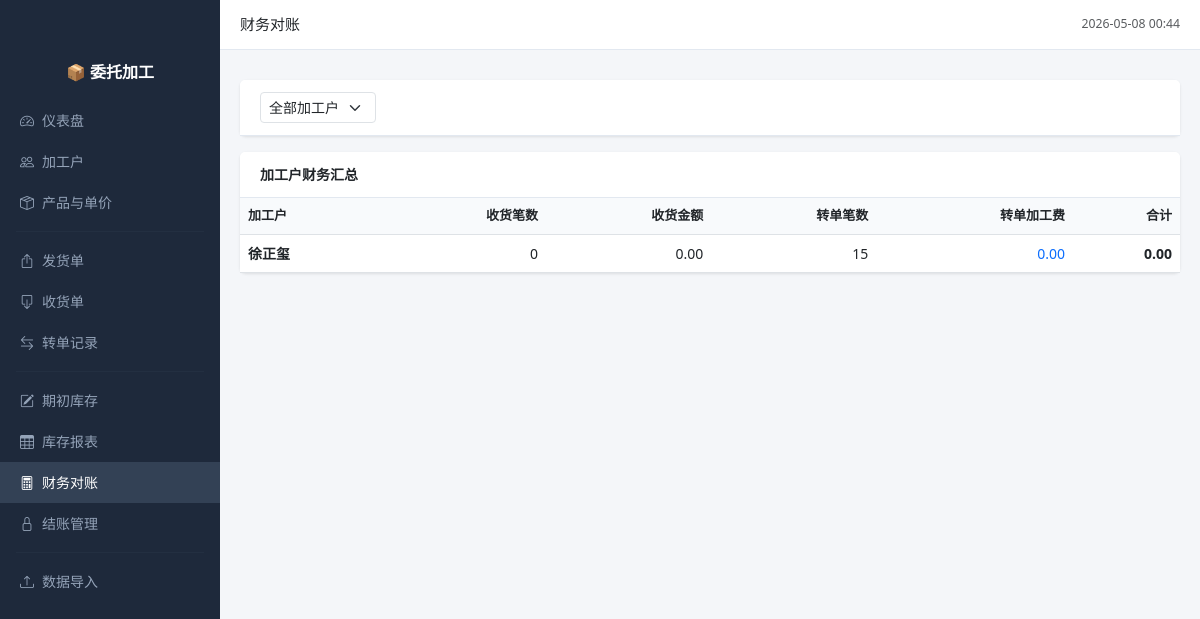
The page /finance on the database its author committed.
### app.py (models this page shows, shortened)
class Processor(db.Model):
    __tablename__ = 'processors'
    id = db.Column(db.Integer, primary_key=True)
    name = db.Column(db.String(100), nullable=False, unique=True)
    phone = db.Column(db.String(50))
    address = db.Column(db.String(200))
    process_step = db.Column(db.String(50), default='')  # 工序：皮壳、服装、后道、充棉等
    notes = db.Column(db.Text)
    created_at = db.Column(db.DateTime, default=datetime.now)
    shipments = db.relationship('Shipment', backref='processor', lazy='dynamic')
    receipts = db.relationship('Receipt', backref='processor', lazy='dynamic')
    prices = db.relationship('ProcessorPrice', backref='processor', lazy='dynamic')

### app.py (the view)
@app.route('/finance')
def finance():
    processor_id = request.args.get('processor_id', type=int)
    processors = Processor.query.order_by(Processor.name).all()
    params = {}
    summary_query = """
    SELECT
        rc.processor_id,
        pr.name AS processor_name,
        COUNT(rc.id) AS receipt_count,
        SUM(rc.total_amount) AS total_amount
    FROM receipts rc
    JOIN processors pr ON pr.id = rc.processor_id
    """
    if processor_id:
        summary_query += " WHERE rc.processor_id = :pid"
        params['pid'] = processor_id
    summary_query += " GROUP BY rc.processor_id ORDER BY pr.name"
    summary = db.session.execute(
        text(summary_query), params).fetchall()
    transfer_fee_query = """
    SELECT
        pr.id,
        pr.name,
        COUNT(t.id) AS transfer_count,
        COALESCE(SUM(t.quantity * pp.price), 0) AS total_fee
    FROM processors pr
    JOIN transfer_records t ON t.from_processor_id = pr.id
    LEFT JOIN processor_prices pp ON pp.processor_id = t.from_processor_id AND pp.product_id = t.product_id
    """
    if processor_id:
        transfer_fee_query += " WHERE pr.id = :tf_pid"
        params['tf_pid'] = processor_id
    transfer_fee_query += " GROUP BY pr.id, pr.name ORDER BY pr.name"
    transfer_fees = db.session.execute(
        text(transfer_fee_query), params).fetchall()
    return render_template('finance.html', processors=processors,
                           summary=summary, processor_id=processor_id,
                           transfer_fees=transfer_fees)

### app.py (called while the page is built)
@app.context_processor
def utility_processor():
    return {'now': lambda: datetime.now().strftime('%Y-%m-%d %H:%M'),
            'today': lambda: datetime.now().strftime('%Y-%m-%d')}

### templates/finance.html (shortened to what this page needs)
{% extends "base.html" %}
{% block page_title %}财务对账{% endblock %}
{% block content %}
<div class="card mb-3">
    <div class="card-header">
        <form class="row g-2" method="get">
            <div class="col-auto">
                <select name="processor_id" class="form-select form-select-sm" onchange="this.form.submit()">
                    <option value="">全部加工户</option>
                </select>
            </div>
        </form>
    </div>
</div>
{% if summary or transfer_fees %}
<div class="card">
    <div class="card-header fw-bold">加工户财务汇总</div>
    <div class="card-body p-0">
        <table class="table table-hover mb-0">
            <thead>
                <tr>
                    <th>加工户</th>
                    <th class="text-end">收货笔数</th>
                    <th class="text-end">收货金额</th>
                    <th class="text-end">转单笔数</th>
                    <th class="text-end">转单加工费</th>
                    <th class="text-end">合计</th>
                </tr>
            </thead>
            <tbody>
                {% set fee_dict = {} %}
                {% for tf in transfer_fees %}
                {% set _ = fee_dict.update({tf.id: {'count': tf.transfer_count, 'total': tf.total_fee}}) %}
                {% endfor %}
                {% set ns = namespace(has_data=false) %}
                {% for p in processors %}
                {% set row_receipt = summary|selectattr('processor_id', 'equalto', p.id)|first %}
                {% set row_fee = fee_dict.get(p.id, {'count': 0, 'total': 0}) %}
                {% set receipt_count = row_receipt.receipt_count if row_receipt else 0 %}
                {% set receipt_total = row_receipt.total_amount if row_receipt else 0 %}
                {% set transfer_count = row_fee.count %}
                {% set fee_total = row_fee.total %}
                {% set grand_total = (receipt_total or 0) + (fee_total or 0) %}
                {% if receipt_count > 0 or transfer_count > 0 %}
                {% set ns.has_data = true %}
                <tr>
                    <td class="fw-bold">{{ p.name }}</td>
                    <td class="text-end">{{ receipt_count }}</td>
                    <td class="text-end">{{ '%.2f'|format(receipt_total or 0) }}</td>
                    <td class="text-end">{{ transfer_count }}</td>
                    <td class="text-end text-primary">{{ '%.2f'|format(fee_total or 0) }}</td>
                    <td class="text-end fw-bold">{{ '%.2f'|format(grand_total) }}</td>
                </tr>
                {% endif %}
                {% endfor %}
            </tbody>
        </table>
    </div>
</div>
{% endif %}
{% endblock %}

### templates/base.html (style rules this page uses)
body { background: #f4f6f9; font-size: 14px; }
.card { border: none; box-shadow: 0 1px 3px rgba(0,0,0,0.1); margin-bottom: 16px; }
.card-header { background: #fff; border-bottom: 1px solid #e2e8f0; font-weight: 600; padding: 12px 20px; }
.table th { background: #f8fafc; font-weight: 600; font-size: 13px; white-space: nowrap; }
.table td { vertical-align: middle; }

### rows shown on the page
Processor: name "徐正玺", receipt_count "0", receipt_total "0.00", fee_total "0.00", grand_total "0.00"
